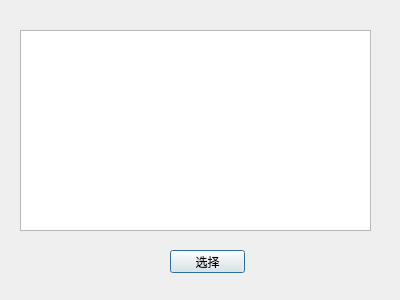
<?xml version="1.0" encoding="UTF-8"?>
<ui version="4.0">
 <class>SmallTable</class>
 <widget class="QDialog" name="SmallTable">
  <property name="geometry">
   <rect>
    <x>0</x>
    <y>0</y>
    <width>400</width>
    <height>300</height>
   </rect>
  </property>
  <property name="windowTitle">
   <string>选择员工</string>
  </property>
  <widget class="QTableView" name="tableView">
   <property name="geometry">
    <rect>
     <x>20</x>
     <y>30</y>
     <width>351</width>
     <height>201</height>
    </rect>
   </property>
  </widget>
  <widget class="QPushButton" name="pushButtonOK">
   <property name="geometry">
    <rect>
     <x>170</x>
     <y>250</y>
     <width>75</width>
     <height>23</height>
    </rect>
   </property>
   <property name="text">
    <string>选择</string>
   </property>
  </widget>
 </widget>
 <resources/>
 <connections/>
</ui>
